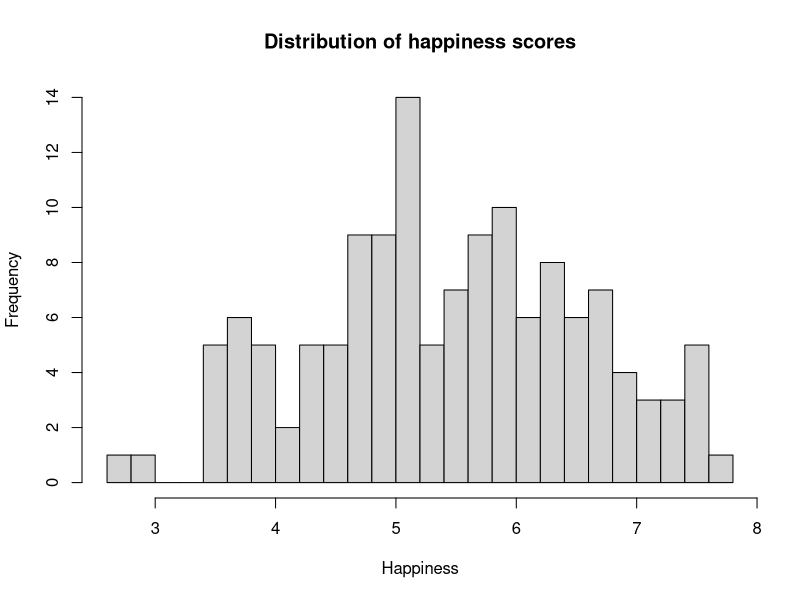
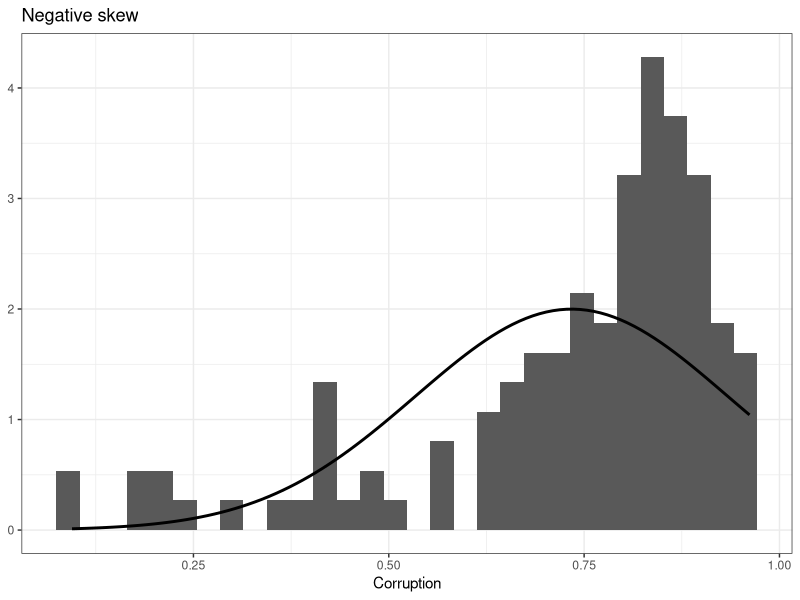

Write R code to recreate these figures, in order.
## ---- chunk 1
library(tidyverse)  # for pipes and plots
library(psych)      # for several useful functions, including describe
library(here)       # for working directory

world <- read_csv(here("data/world_happiness_2015.csv"))
## ---- chunk 2
hist(world$Happiness, breaks = 30, 
     main = "Distribution of happiness scores", 
     xlab = "Happiness")
## ---- chunk 3
x = c(7,7,8,3,9,2)
mean(x)

x - mean(x)

sum(x - mean(x))

sum(x - mean(x))/length(x)
## ---- chunk 4
x = c(7,7,8,3,9,2)
mean(x)
deviation = x - mean(x)
deviation^2
sum(deviation^2)
## ---- chunk 5
sum((x - mean(x))^2)/length(x)
## ---- chunk 6
sqrt(sum(deviation^2)/length(deviation))
## ---- chunk 7
#| code-fold: true
#| 

# world %>% ggplot(aes(x = Happiness)) + 
#   geom_histogram(fill = "gray") +
#   geom_vline(aes(xintercept = mean(Happiness))) +
#   geom_vline(aes(xintercept = median(Happiness))) + 
#   geom_label(aes(x = mean(Happiness), y = maxFreq(Happiness)), 
#              label = "mean") +
#   geom_label(aes(x = median(Happiness), y = maxFreq(Happiness)*2), 
#              label = "median") +
#   labs(y = "Frequency") +
#   theme_bw()
## ---- chunk 8
#| code-fold: true
#| 

# world %>% ggplot(aes(x = Corruption)) + 
#   geom_histogram(fill = "gray") +
#   geom_vline(aes(xintercept = mean(Corruption, na.rm=T))) +
#   geom_vline(aes(xintercept = median(Corruption, na.rm=T))) + 
#   geom_label(aes(x = mean(Corruption, na.rm=T), y = maxFreq(Corruption)), label = "mean") +
#   geom_label(aes(x = median(Corruption, na.rm=T), y = maxFreq(Corruption)*2), label = "median") +
#   labs(y = "Frequency") +
#   theme_bw()
## ---- chunk 9
#| code-fold: true
#| 
world %>% ggplot(aes(x = Corruption)) +
    geom_histogram(aes(y = ..density..)) +
    stat_function(fun = dnorm, 
        args = list(mean = mean(world$Corruption, na.rm = TRUE), 
                    sd = sd(world$Corruption, na.rm = TRUE)), 
        colour = 'black', size = 1) +
    labs(
      title = "Negative skew",
      y = NULL)  + 
  theme_bw()

